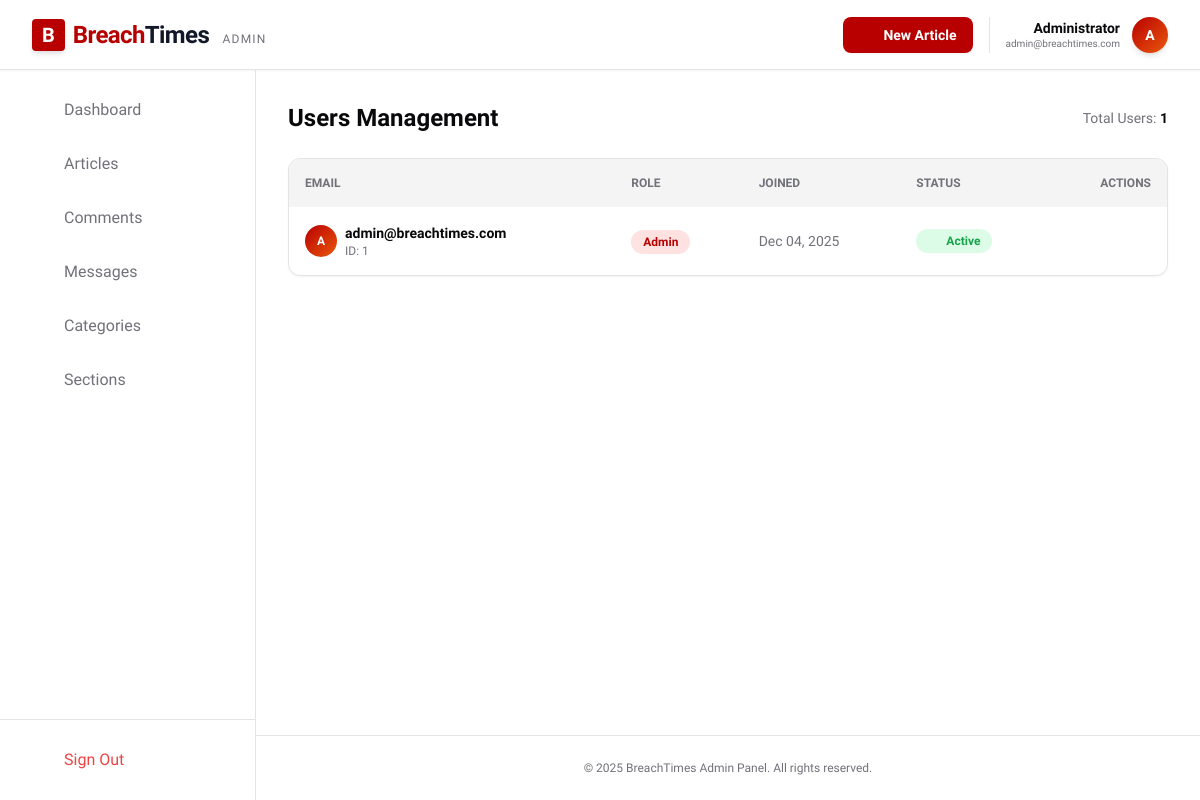
The page /admin/users.php (signed in) on the database its author committed.
### tables this page shows
CREATE TABLE IF NOT EXISTS `users` (
  `id` int(11) NOT NULL AUTO_INCREMENT,
  `email` varchar(255) NOT NULL,
  `password` varchar(255) NOT NULL,
  `role` enum('admin','user') DEFAULT 'user',
  `created_at` timestamp DEFAULT CURRENT_TIMESTAMP,
  PRIMARY KEY (`id`),
  UNIQUE KEY `email` (`email`)
);

### public/admin/users.php (the view, shortened to what this page needs)
<?php
require_once "includes/header.php";
require_once "../../src/config/db.php";
$users = $pdo->query("
    SELECT u.id, u.email, u.role, u.created_at,
           m.id as is_muted, m.reason, m.created_at as muted_at
    FROM users u
    LEFT JOIN muted_users m ON u.id = m.user_id
    ORDER BY u.role DESC, u.created_at DESC
")->fetchAll(PDO::FETCH_ASSOC);
?>
<div class="flex justify-between items-center mb-6">
    <h1 class="text-2xl font-bold">Users Management</h1>
    <div class="text-sm text-muted-text">
        Total Users: <span class="font-bold text-card-text"><?php echo count($users); ?></span>
    </div>
</div>
<div class="bg-card rounded-xl border border-border-color shadow-sm overflow-hidden">
    <?php if (empty($users)): ?>
        <div class="p-8 text-center text-muted-text">
            <i data-lucide="users" class="w-16 h-16 mx-auto mb-4 text-border-color"></i>
            <p class="text-lg font-bold mb-2">No Users Found</p>
        </div>
    <?php else: ?>
        <table class="w-full text-left border-collapse">
            <thead class="bg-muted-bg text-muted-text text-xs uppercase">
                <tr>
                    <th class="p-4">Email</th>
                    <th class="p-4">Role</th>
                    <th class="p-4">Joined</th>
                    <th class="p-4">Status</th>
                    <th class="p-4 text-right">Actions</th>
                </tr>
            </thead>
            <tbody class="divide-y divide-border-color">
                <?php foreach ($users as $user):
                    $isMuted = !empty($user['is_muted']);
                    $joinDate = date('M d, Y', strtotime($user['created_at']));
                ?>
                <tr class="hover:bg-muted-bg transition-colors">
                    <td class="p-4">
                        <div class="flex items-center gap-2">
                            <div class="w-8 h-8 rounded-full bg-gradient-to-br from-bbcRed to-orange-600 flex items-center justify-center text-white text-xs font-bold">
                                <?php echo strtoupper(substr($user['email'], 0, 1)); ?>
                            </div>
                            <div>
                                <p class="font-bold text-sm"><?php echo htmlspecialchars($user['email']); ?></p>
                                <p class="text-xs text-muted-text">ID: <?php echo $user['id']; ?></p>
                            </div>
                        </div>
                    </td>
                    <td class="p-4">
                        <span class="inline-block px-3 py-1 rounded-full text-xs font-bold <?php echo $user['role'] === 'admin' ? 'bg-red-100 dark:bg-red-900/20 text-bbcRed' : 'bg-blue-100 dark:bg-blue-900/20 text-blue-600 dark:text-blue-400'; ?>">
                            <?php echo ucfirst($user['role']); ?>
                        </span>
                    </td>
                    <td class="p-4 text-sm text-muted-text"><?php echo $joinDate; ?></td>
                    <td class="p-4">
                        <?php if ($isMuted): ?>
                            <span class="inline-block px-3 py-1 rounded-full text-xs font-bold bg-red-100 dark:bg-red-900/20 text-red-600 dark:text-red-400 flex items-center gap-1.5 w-fit">
                                <i data-lucide="ban" class="w-3 h-3"></i> Muted
                            </span>
                            <?php if (!empty($user['reason'])): ?>
                                <p class="text-xs text-muted-text mt-1">Reason: <?php echo htmlspecialchars($user['reason']); ?></p>
                            <?php endif; ?>
                        <?php else: ?>
                            <span class="inline-block px-3 py-1 rounded-full text-xs font-bold bg-green-100 dark:bg-green-900/20 text-green-600 dark:text-green-400 flex items-center gap-1.5 w-fit">
                                <i data-lucide="check-circle" class="w-3 h-3"></i> Active
                            </span>
                        <?php endif; ?>
                    </td>
                    <td class="p-4 text-right">
                    </td>
                </tr>
                <?php endforeach; ?>
            </tbody>
        </table>
    <?php endif; ?>
</div>
<?php require_once "includes/footer.php"; ?>

### public/admin/includes/header.php (shortened to what this page needs)
<?php
$current_page = basename($_SERVER['PHP_SELF']);
$menu_items = [
    ['name' => 'Dashboard', 'link' => 'index.php', 'icon' => 'layout-dashboard'],
    ['name' => 'Articles', 'link' => 'articles.php', 'match' => ['articles.php', 'edit_article.php'], 'icon' => 'file-text'],
    ['name' => 'Comments', 'link' => 'comments.php', 'icon' => 'message-circle'],
    ['name' => 'Messages', 'link' => 'inbox.php', 'icon' => 'mail'],
    ['name' => 'Categories', 'link' => 'categories.php', 'icon' => 'folder'],
    ['name' => 'Sections', 'link' => 'sections.php', 'icon' => 'layers'],
];
?>
<!doctype html>
<html lang="en">
<head>
    <link href="https://cdn.quilljs.com/1.3.6/quill.snow.css" rel="stylesheet" />
    <link href="../../assets/styles.css" rel="stylesheet" />
</head>
<body class="bg-page text-card-text transition-colors duration-500 flex flex-col h-screen overflow-hidden font-sans antialiased">
    <header class="h-[70px] border-b border-border-color bg-white/90 dark:bg-[#121212]/90 backdrop-blur-md z-50 transition-colors duration-300 shadow-sm shrink-0 flex items-center px-4 lg:px-8 justify-between relative">
        <div class="flex items-center gap-4">
            <a href="../index.php" class="flex items-center select-none gap-2 group">
                <span class="bg-bbcRed text-white px-2.5 py-0.5 font-bold text-xl rounded shadow-md group-hover:bg-[#d40000] transition-colors duration-300">B</span>
                <span class="font-bold text-2xl tracking-tight leading-none text-gray-900 dark:text-white group-hover:text-gray-700 dark:group-hover:text-gray-300 transition-colors">
                    <span class="text-bbcRed">Breach</span>Times <span class="text-xs text-muted-text font-normal ml-2 uppercase tracking-widest hidden sm:inline-block">Admin</span>
                </span>
            </a>
        </div>
        <div class="flex items-center gap-4">
            <a href="edit_article.php" class="hidden sm:flex items-center gap-2 bg-bbcRed text-white px-4 py-2 rounded-lg text-sm font-bold hover:bg-[#d40000] transition-colors shadow-sm hover:shadow-md">
                <i data-lucide="plus" class="w-4 h-4"></i> <span class="hidden lg:inline">New Article</span>
            </a>
            <div class="flex items-center gap-3 pl-4 border-l border-border-color">
                <div class="text-right hidden lg:block leading-tight">
                    <div class="font-bold text-sm">Administrator</div>
                    <div class="text-[10px] text-muted-text">admin@breachtimes.com</div>
                </div>
                <div class="w-9 h-9 rounded-full bg-gradient-to-br from-bbcRed to-orange-600 text-white flex items-center justify-center font-bold text-sm shadow-md">A</div>
            </div>
        </div>
    </header>
    <div class="flex flex-1 overflow-hidden relative">
        <aside id="sidebar" class="w-64 bg-card border-r border-border-color fixed inset-y-0 left-0 top-[70px] z-40 transform -translate-x-full transition-transform duration-300 md:translate-x-0 md:static md:inset-auto md:transform-none flex flex-col h-[calc(100vh-70px)] md:h-full shadow-xl md:shadow-none overflow-y-auto">
            <nav class="p-4 space-y-1.5">
                <?php foreach ($menu_items as $item):
                    $isActive = $current_page === $item['link'] || (isset($item['match']) && in_array($current_page, $item['match']));
                    $baseClass = "flex items-center gap-3 px-4 py-3 rounded-lg font-medium transition-all duration-200 group";
                    $activeClass = "bg-bbcRed text-white shadow-md shadow-red-900/20";
                    $inactiveClass = "text-muted-text hover:bg-muted-bg hover:text-card-text";
                ?>
                    <a href="<?php echo $item['link']; ?>" class="<?php echo $baseClass . ' ' . ($isActive ? $activeClass : $inactiveClass); ?>">
                        <i data-lucide="<?php echo $item['icon']; ?>" class="w-5 h-5 <?php echo $isActive ? 'text-white' : 'text-muted-text group-hover:text-bbcRed'; ?> transition-colors"></i>
                        <?php echo $item['name']; ?>
                    </a>
                <?php endforeach; ?>
            </nav>
            <div class="mt-auto p-4 border-t border-border-color">
                <a href="../api/logout.php" class="flex items-center gap-3 px-4 py-3 rounded-lg font-medium text-red-500 hover:bg-red-50 hover:text-red-600 transition-all duration-200">
                    <i data-lucide="log-out" class="w-5 h-5"></i>
                    Sign Out
                </a>
            </div>
        </aside>
        <div class="flex-1 flex flex-col overflow-y-auto bg-page relative w-full scroll-smooth" id="main-scroll">
            <main class="flex-grow container mx-auto px-4 lg:px-8 max-w-[1200px] py-8">

### public/admin/includes/footer.php (shortened to what this page needs)
            </main>
            <footer class="border-t border-border-color bg-card py-6 mt-auto shrink-0">
                <div class="container mx-auto px-4 text-center text-muted-text text-xs">
                    &copy; <?php echo date('Y'); ?> BreachTimes Admin Panel. All rights reserved.
                </div>
            </footer>
        </div>
    </div>
</body>
</html>

### rows shown on the page
users: email "A", email "admin@breachtimes.com", id "1", role "Admin", created_at "Dec 04, 2025"

### other values the page prints
$item['name'] "Dashboard"
$item['name'] "Articles"
$item['name'] "Comments"
$item['name'] "Messages"
$item['name'] "Categories"
$item['name'] "Sections"
count($users) "1"
